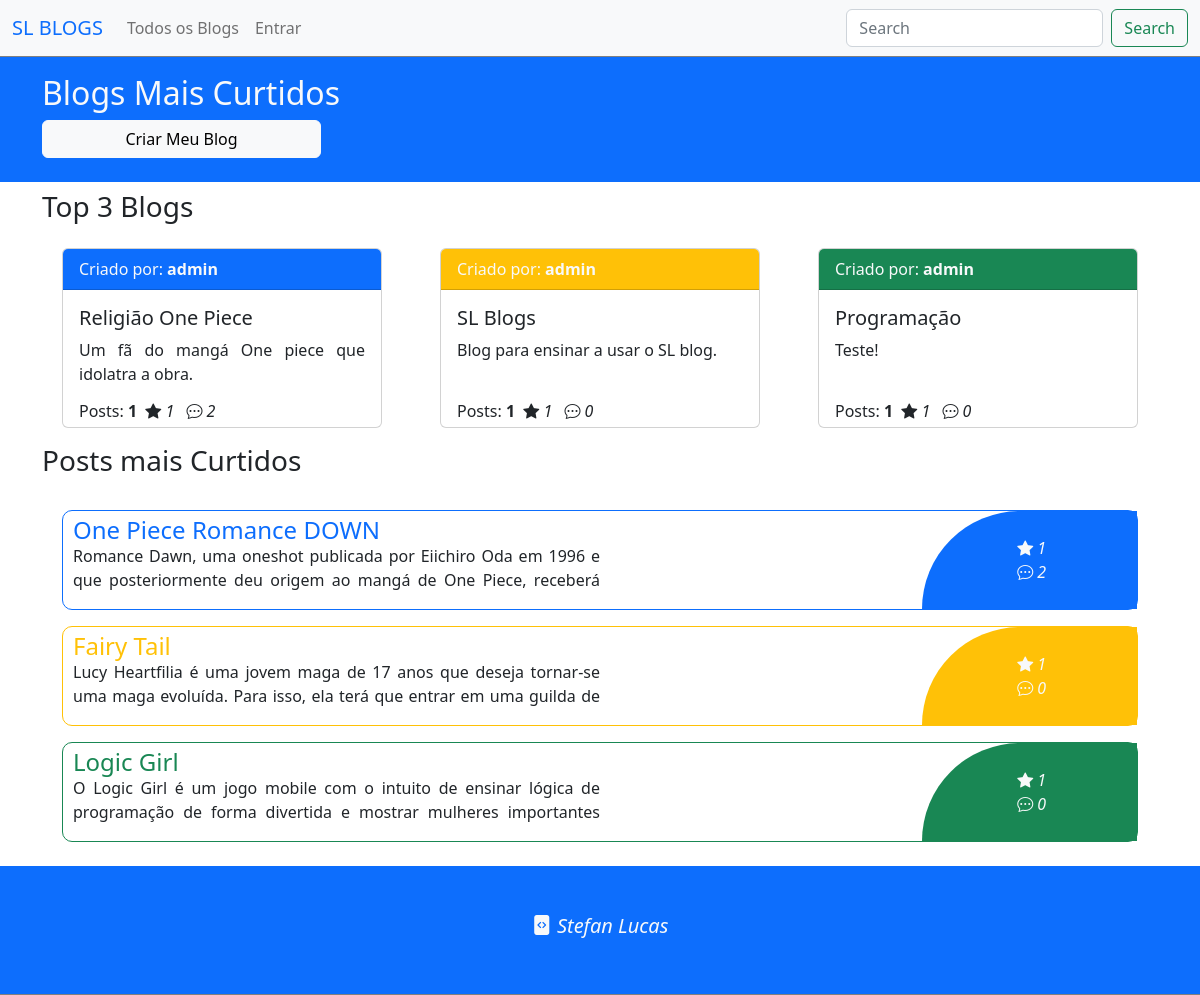
The page / on the database its author committed.
### appblogs/models.py (models this page shows, shortened)
class Blog(models.Model):
    UID = models.CharField("Código UID do Blog", max_length=150, null =True, blank = True)
    nome = models.CharField("Nome do Blog", max_length=150)
    descricao = models.TextField("Descrição do blog", max_length=1500, null=True, blank=True)
    dono = models.ForeignKey(User, on_delete=models.CASCADE)
    tema = models.CharField("Tema do BLOG", max_length=50, null=True, blank=True)
    posts = models.ManyToManyField("Post",related_name="lista_posts", blank=True)
    def GetQtdPosts(self):
        return len(list(self.posts.all()))
    def GetQtdLikes(self):
        cont = 0
        for p in self.posts.all():
            cont += p.GetQtdLikes()
        return cont
    def GetQtdComents(self):
        cont = 0
        for p in self.posts.all():
            cont += p.GetQtdComents()
        return cont

class Post(models.Model):
    UID = models.CharField("Código UID do POST", max_length=150, null=True, blank=True)
    titulo = models.CharField("Titulo do POST", max_length=150)
    tema = models.CharField("Tema do POST", max_length=50, null=True, blank=True)
    resumo = models.TextField("Resumo do post", max_length=2000, null=True, blank=True)
    publicado = models.BooleanField("Está publicado?", default=False)
    blog = models.ForeignKey(Blog,on_delete=models.CASCADE, related_name="Blog_relacionado", null=True, blank=True)
    conteudo = models.TextField("Conteudo do post [ HTML ]", max_length=50000, null = True, blank = True)
    def GetQtdLikes(self):
        return len(list(Like.objects.filter(post = self)))
    def GetComentarios(self):
        saida = []
        lista = list(Comentario.objects.filter(post=self))
        for c in lista:
            if not c.e_resposta:
                saida.append(c)
        return saida
    def GetQtdComents(self):
        return len(self.GetComentarios())

class Comentario(models.Model):
    post = models.ForeignKey(Post, related_name="Post_coment", on_delete=models.CASCADE)
    usuario = models.ForeignKey(User, related_name="Usuario_coment", on_delete=models.CASCADE)
    conteudo = models.TextField("Conteúdo do comentario", max_length=500)
    e_resposta = models.BooleanField("É uma resposta", default=False)

### appblogs/views.py (the view)
# urls.py: path('',Home, name = "Home"),
def Home(request):
    return render(request, 'home.html', {
        "blogs":Blog.objects.all()[:3],
        "posts":GetPostsMaisCurtidos()
    })

### appblogs/views.py (called while the page is built)
def GetPostsMaisCurtidos():
    temp = list(Post.objects.all())
    lista = []
    maximo = 10
    if len(temp) < maximo:
        maximo = len(temp)
    for i in range(maximo):
        maisLike = 0
        maior = None
        pos = 0
        for p in range(len(temp)):
            if temp[p].GetQtdLikes() > maisLike:
                maisLike = temp[p].GetQtdLikes()
                maior = temp[p]
                pos = p
        lista.append(maior)
        temp.pop(pos)
    return lista

### appblogs/templates/home.html (shortened to what this page needs)
{% extends 'base.html' %}
{% block page %}
    <div class="container-fluid bg bg-primary">
        <div class="container py-4">
            <h3 class="fs-2 text-light">Blogs Mais Curtidos</h3>
            {% if request.user.is_authenticated %}
                <a href="{% url 'MyBLogs' %}" class="w-25 btn btn-light">Meus Blogs</a>
            {% else %}
                <a href="{% url 'Home' %}" class="w-25 btn btn-light">Criar Meu Blog</a>
            {% endif %}
        </div>
    </div>
    <div class="container">
        <h3 class="fs-3 py-2">Top 3 Blogs</h3>
        <div class="container d-flex align-items-center justify-content-between flex-wrap">
            {% for b in blogs %}
                <a href="{% url 'Blog' b.UID %}" class="card text-dark text-decoration-none m-2" style="width: 20rem; height: 180px;">
                    <div class="card-header bg bg-{{b.tema}} text-light">
                        Criado por: <b>{{ b.dono.username }}</b>
                    </div>
                    <div class="card-body">
                        <h5 class="card-title">{{ b.nome }}</h5>
                        <p class="card-text" style="text-align: justify; height: 45px; text-overflow: clip; overflow: hidden;">{{ b.descricao }}</p>
                        <p class="card-text">
                            Posts: <b> {{b.GetQtdPosts}} </b>
                            <i class="bi bi-star-fill mx-1"> {{b.GetQtdLikes}}</i>
                            <i class="bi bi-chat-dots mx-1"> {{b.GetQtdComents}}</i>
                        </p>
                    </div>
                </a>
            {% endfor %}
        </div>
        <h3 class="fs-3 py-2">Posts mais Curtidos</h3>
        <div class="container d-flex align-items-center my-3 justify-content-between flex-wrap">
            {% for p in posts %}
                <a href="{% url 'Post' p.UID %}" class="card-post text-dark text-decoration-none m-2 border border-1 border-{{p.blog.tema}}">
                    <div class="card-body">
                        <h5 class="card-title text-{{p.blog.tema}} fs-4">{{ p.titulo }}</h5>
                        <p class="card-text w-50" style="text-align: justify; height: 50px; text-overflow: clip; overflow: hidden;">{{ p.resumo }}</p>
                        <span class="d-flex flex-column align-items-center justify-content-center bg bg-{{p.blog.tema}}">
                            <div class="d-flex w-100 align-items-center justify-content-center text-light"><i class="bi bi-star-fill mx-1"></i><p>Total de curtidas: </p> <i> {{p.GetQtdLikes}}</i></div>
                            <div class="d-flex w-100 align-items-center justify-content-center text-light"><i class="bi bi-chat-dots mx-1"></i><p>Total de comentários: </p> <i> {{p.GetQtdComents}}</i></div>
                        </span>
                    </div>
                </a>
            {% endfor %}
        </div>
    </div>
{% endblock %}

### appblogs/templates/base.html (shortened to what this page needs)
<!doctype html>
{% load static %}
<html lang="pt-br">
  <head>
    <link rel="stylesheet" href="https://cdn.jsdelivr.net/npm/bootstrap-icons@1.9.1/font/bootstrap-icons.css">
    <link href="https://cdn.jsdelivr.net/npm/bootstrap@5.2.2/dist/css/bootstrap.min.css" rel="stylesheet">
  </head>
  <body>
    <nav class="navbar fixed-top navbar-expand-lg bg-light">
      <div class="container-fluid">
        <a class="navbar-brand text-primary" href="{% url 'Home' %}">SL BLOGS</a>
        <div class="collapse navbar-collapse" id="navbarSupportedContent">
          <ul class="navbar-nav me-auto mb-2 mb-lg-0">
            <li class="nav-item">
              <a class="nav-link" aria-current="page" href="{% url 'TodosBlogs' %}">Todos os Blogs</a>
            </li>
            {% if request.user.is_authenticated %}
              <li class="nav-item dropdown">
                <a class="nav-link dropdown-toggle" href="#" role="button" data-bs-toggle="dropdown" aria-expanded="false">
                  {{ request.user.username }}
                </a>
                <ul class="dropdown-menu">
                  <li><a class="dropdown-item" href="{% url 'MyBLogs' %}">Meus Blogs</a></li>
                  {% if request.user.is_superuser %}
                    <li><a class="dropdown-item" href="/admin/">Admin Django</a></li>
                  {% endif %}
                  <li><hr class="dropdown-divider"></li>
                  <li><a class="dropdown-item" href="#">Sair</a></li>
                </ul>
              </li>
            {% else %}
              <li class="nav-item">
                <a class="nav-link" href="#">Entrar</a>
              </li>
            {% endif %}
          </ul>
          <form class="d-flex" role="search">
            <input class="form-control me-2" type="search" placeholder="Search" aria-label="Search">
            <button class="btn btn-outline-success" type="submit">Search</button>
          </form>
        </div>
      </div>
    </nav>
    <div class="conteudo">
      {% block page %}
      {% endblock %}
    </div>
    <nav class="footer bg bg-primary">
      <h3 class="fs-5 py-5 text-light text-center">
        <i class="bi bi-file-code-fill">
          <a class="text-decoration-none text-light" href="https://stefanlucas.com/">Stefan Lucas</a>
        </i>
      </h3>
    </nav>
  </body>
</html>

### appblogs/templates/home.html (style rules this page uses)
.card { transition: .5s !important; }
.card-post { width: 100% !important; height: 100px; padding: 5px 10px; border-radius: 10px; transition: .5s !important; position: relative !important; display: flex; flex-direction: column; align-items: center; }
.card-post span { display: block; content: ''; position: absolute; top:0px; right: 0px; width: 20%; height: 100%; border-radius: 100px 0px 0px 0px; transition: .8s; }

### appblogs/templates/base.html (style rules this page uses)
* { padding: 0; margin: 0; }
nav { border-bottom: 1px solid gray; }
.conteudo { margin-top: 50px; }

### rows shown on the page
Blog: dono.username "admin", nome "Religião One Piece", descricao "Um fã do mangá One piece que idolatra a obra.", GetQtdPosts "1", GetQtdLikes "1", GetQtdComents "2"
Blog: dono.username "admin", nome "SL Blogs", descricao "Blog para ensinar a usar o SL blog.", GetQtdPosts "1", GetQtdLikes "1", GetQtdComents "0"
Blog: dono.username "admin", nome "Programação", descricao "Teste!", GetQtdPosts "1", GetQtdLikes "1", GetQtdComents "0"
Post: titulo "One Piece Romance DOWN", resumo "Romance Dawn, uma oneshot publicada por Eiichiro Oda em 1996 e que posteriormente deu origem ao mangá de One Piece, receberá…", GetQtdLikes "1", GetQtdComents "2"
Post: titulo "Fairy Tail", resumo "Lucy Heartfilia é uma jovem maga de 17 anos que deseja tornar-se uma maga evoluída. Para isso, ela terá que entrar em uma guilda de…", GetQtdLikes "1", GetQtdComents "0"
Post: titulo "Logic Girl", resumo "O Logic Girl é um jogo mobile com o intuito de ensinar lógica de programação de forma divertida e mostrar mulheres importantes…", GetQtdLikes "1", GetQtdComents "0"
